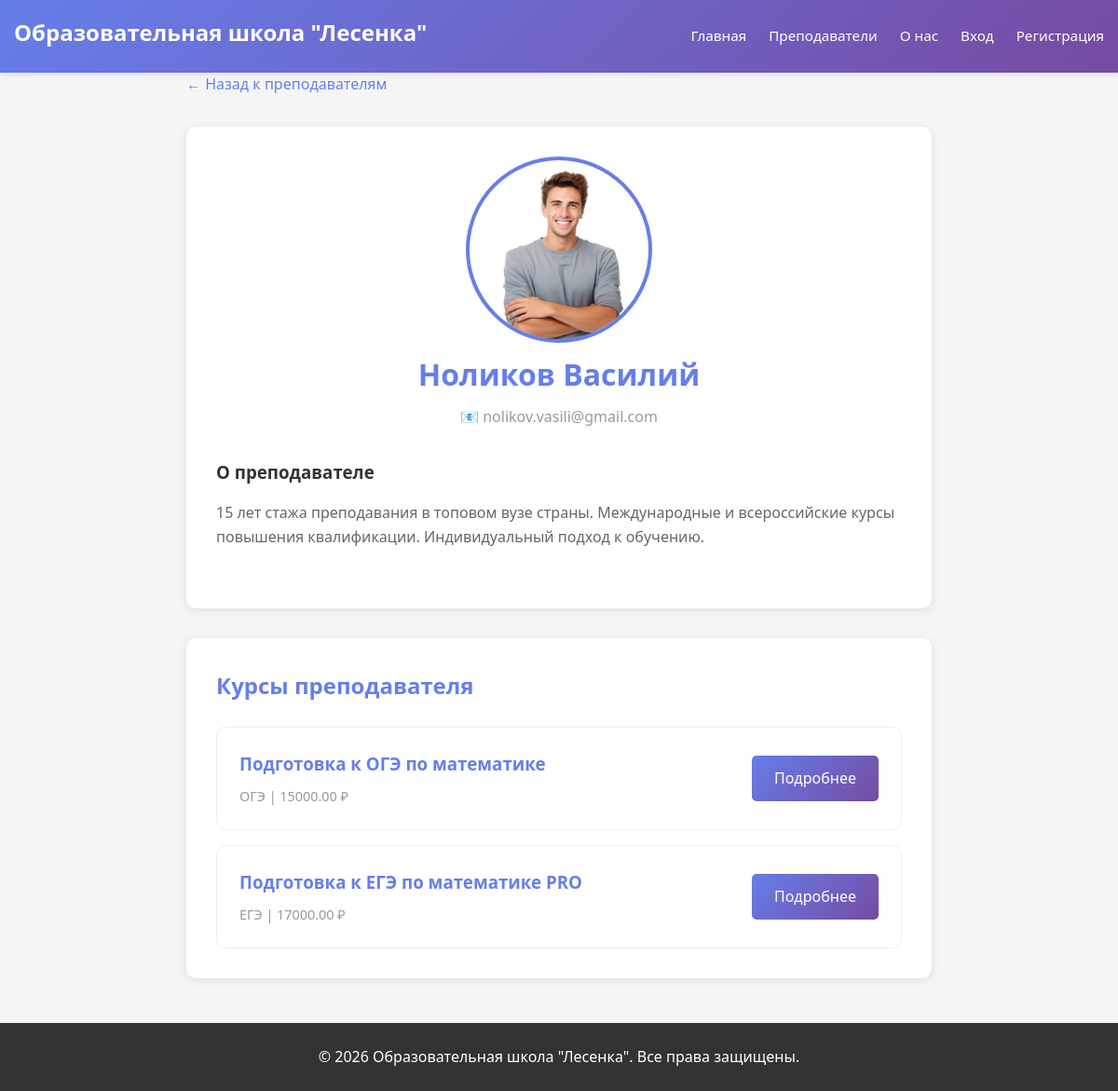
/teacher/3/, run on the app's committed database.
### main/models.py (models this page shows, shortened)
class Teacher(models.Model):
    teacher_id = models.AutoField(primary_key=True)
    user = models.ForeignKey(Users, on_delete=models.CASCADE, db_column='user_id')
    first_name = models.CharField(
        max_length=100,
        validators=[
            RegexValidator(
                regex=r'^[а-яА-Яa-zA-Z]{2,50}$',
                message='Имя должно содержать от 2 до 50 букв'
            )
        ]
    )
    last_name = models.CharField(
        max_length=100,
        validators=[
            RegexValidator(
                regex=r'^[а-яА-Яa-zA-Z]{2,50}$',
                message='Фамилия должна содержать от 2 до 50 букв'
            )
        ]
    )
    description = models.TextField(blank=True, null=True)
    email = models.EmailField(
        max_length=255,
        validators=[EmailValidator(message='Введите корректный email адрес')]
    )
    photo_url = models.CharField(max_length=500, blank=True, null=True)
    photo = models.ImageField(
        upload_to='teachers/photos/',
        blank=True,
        null=True,
        help_text='Фотография преподавателя (необязательно)'
    )
    is_activ = models.BooleanField(default=True)
    class Meta:
        db_table = 'teachers'

class Course(models.Model):
    course_id = models.AutoField(primary_key=True)
    name = models.CharField(max_length=255)
    description = models.TextField()
    teacher = models.ForeignKey(Teacher, on_delete=models.CASCADE, db_column='teacher_id')
    level = models.CharField(max_length=50)
    price = models.DecimalField(
        max_digits=10,
        decimal_places=2,
        validators=[MinValueValidator(0.01)]
    )
    start_date = models.DateField()
    end_date = models.DateField()
    raspisanie = models.CharField(max_length=255, blank=True, null=True)
    is_activ = models.BooleanField(default=True)
    max_students = models.PositiveIntegerField(
        default=15,
        help_text='Максимальное количество студентов на курсе'
    )
    photo_url = models.CharField(max_length=500, blank=True, null=True)
    photo = models.ImageField(
        upload_to='courses/photos/',
        blank=True,
        null=True,
        help_text='Фотография курса (необязательно)'
    )
    class Meta:
        db_table = 'courses'

### main/views.py (the view)
# urls.py: path('teacher/<int:teacher_id>/', views.teacher_detail, name='teacher_detail'),
def teacher_detail(request, teacher_id):
    teacher = get_object_or_404(Teacher, teacher_id=teacher_id)
    courses = Course.objects.filter(teacher=teacher, is_activ=True)
    return render(request, 'main/teacher_detail.html', {
        'teacher': teacher,
        'courses': courses,
    })

### main/templates/main/teacher_detail.html (shortened to what this page needs)
{% extends 'main/base.html' %}
{% block content %}
<div style="max-width: 800px; margin: 0 auto;">
    <a href="{% url 'teachers_list' %}" style="color: #667eea; text-decoration: none; margin-bottom: 2rem; display: inline-block;">
        ← Назад к преподавателям
    </a>
    <div style="background: white; border-radius: 10px; padding: 2rem; box-shadow: 0 2px 10px rgba(0,0,0,0.1); margin-bottom: 2rem;">
        <div style="text-align: center; margin-bottom: 2rem;">
        {% if teacher.photo %}
            <img src="{{ teacher.photo.url }}" alt="{{ teacher.first_name }}"
                 style="width: 200px; height: 200px; border-radius: 50%; object-fit: cover; border: 4px solid #667eea;">
        {% elif teacher.photo_url %}
            <img src="{{ teacher.photo_url }}" alt="{{ teacher.first_name }}"
                 style="width: 200px; height: 200px; border-radius: 50%; object-fit: cover; border: 4px solid #667eea;">
        {% else %}
            <div style="width: 200px; height: 200px; border-radius: 50%; background: linear-gradient(135deg, #667eea 0%, #764ba2 100%);
                        display: flex; align-items: center; justify-content: center; color: white; font-size: 5rem;">
                👨‍🏫
            </div>
        {% endif %}
            <h1 style="color: #667eea; margin-bottom: 0.5rem;">{{ teacher.last_name }} {{ teacher.first_name }}</h1>
            <p style="color: #999;">📧 {{ teacher.email }}</p>
        </div>
        {% if teacher.description %}
        <div style="margin-bottom: 2rem;">
            <h3 style="color: #333; margin-bottom: 1rem;">О преподавателе</h3>
            <p style="color: #666; line-height: 1.6;">{{ teacher.description }}</p>
        </div>
        {% endif %}
    </div>
    <div style="background: white; border-radius: 10px; padding: 2rem; box-shadow: 0 2px 10px rgba(0,0,0,0.1);">
        <h2 style="color: #667eea; margin-bottom: 1.5rem;">Курсы преподавателя</h2>
        {% if courses %}
        <div style="display: flex; flex-direction: column; gap: 1rem;">
            {% for course in courses %}
            <div style="border: 1px solid #eee; border-radius: 10px; padding: 1.5rem; display: flex; justify-content: space-between; align-items: center;">
                <div>
                    <h3 style="color: #667eea; margin-bottom: 0.5rem;">{{ course.name }}</h3>
                    <p style="color: #999; font-size: 0.9rem;">{{ course.level }} | {{ course.price }} ₽</p>
                </div>
                <a href="{% url 'course_detail' course.course_id %}" class="btn">Подробнее</a>
            </div>
            {% endfor %}
        </div>
        {% else %}
        <p style="color: #999; text-align: center;">У этого преподавателя пока нет курсов</p>
        {% endif %}
    </div>
</div>
{% endblock %}

### main/templates/main/base.html (style rules this page uses)
* { margin: 0; padding: 0; box-sizing: border-box; }
body { font-family: 'Segoe UI', Tahoma, Geneva, Verdana, sans-serif; background-color: #f5f5f5; color: #333; line-height: 1.6; }
.btn { display: inline-block; padding: 0.75rem 1.5rem; background: linear-gradient(135deg, #667eea 0%, #764ba2 100%); color: white; text-decoration: none; border-radius: 5px; transition: transform 0.2s; border: none; cursor: pointer; font-size: 1rem; text-align: center; }

### data on the page
Teacher: photo (picture), last_name "Ноликов", first_name "Василий", email "nolikov.vasili@gmail.com", description "15 лет стажа преподавания в топовом вузе страны. Международные и всероссийские курсы повышения квалификации. Индивидуальный подход к обучению."
Course: name "Подготовка к ОГЭ по математике", level "ОГЭ", price "15000.00"
Course: name "Подготовка к ЕГЭ по математике PRO", level "ЕГЭ", price "17000.00"
